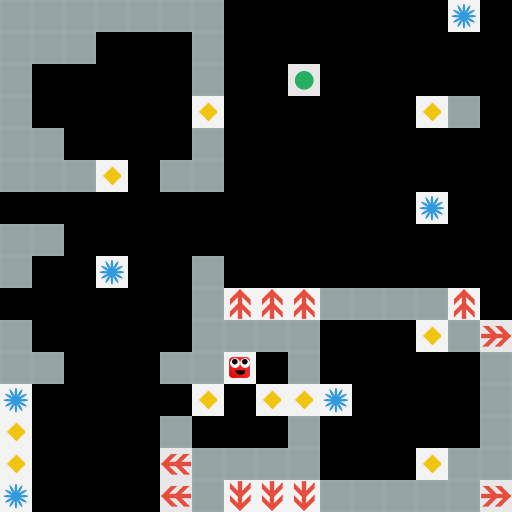

Rendered tile map (Tiled .tmx) drawn with the repository's tilesets; below, a short description and the full map source, tile grids included:
An orthogonal 16x16 tile map with 32x32 px tiles, 1 tile layer (mainlevel) and 3 objects.

<map version="1.0" orientation="orthogonal" renderorder="right-down" width="16" height="16" tilewidth="32" tileheight="32" nextobjectid="40">
 <tileset firstgid="1" name="levelEditor" tilewidth="32" tileheight="32" tilecount="64">
  <image source="levelEditor.png" width="256" height="256" />
 </tileset>
 <layer name="mainlevel" width="16" height="16">
  <data encoding="csv">
2,2,2,2,2,2,2,0,0,0,0,0,0,0,10,0,
2,2,2,0,0,0,2,0,0,0,0,0,0,0,0,0,
2,0,0,0,0,0,2,0,0,9,0,0,0,0,0,0,
2,0,0,0,0,0,16,0,0,0,0,0,0,16,2,0,
2,2,0,0,0,0,2,0,0,0,0,0,0,0,0,0,
2,2,2,16,0,2,2,0,0,0,0,0,0,0,0,0,
0,0,0,0,0,0,0,0,0,0,0,0,0,10,0,0,
2,2,0,0,0,0,0,0,0,0,0,0,0,0,0,0,
2,0,0,10,0,0,2,0,0,0,0,0,0,0,0,0,
0,0,0,0,0,0,2,19,19,19,2,2,2,2,19,0,
2,0,0,0,0,0,2,2,2,2,0,0,0,16,2,20,
2,2,0,0,0,2,2,1,0,2,0,0,0,0,0,2,
10,0,0,0,0,0,16,0,16,16,10,0,0,0,0,2,
16,0,0,0,0,2,0,0,0,2,0,0,0,0,0,2,
16,0,0,0,0,18,2,2,2,2,0,0,0,16,2,2,
10,0,0,0,0,18,2,17,17,17,2,2,2,2,2,20
</data>
 </layer>
 <objectgroup name="ConnectLayer">
  <object id="33" x="336.667" y="399.333">
   <polyline points="0,0 -224,-127.333" />
  </object>
  <object id="37" x="436.667" y="207.333">
   <polyline points="0,0 -421.333,191.333" />
  </object>
  <object id="39" x="18" y="494.667">
   <polyline points="0,0 446.667,-476.667" />
  </object>
 </objectgroup>
</map>
